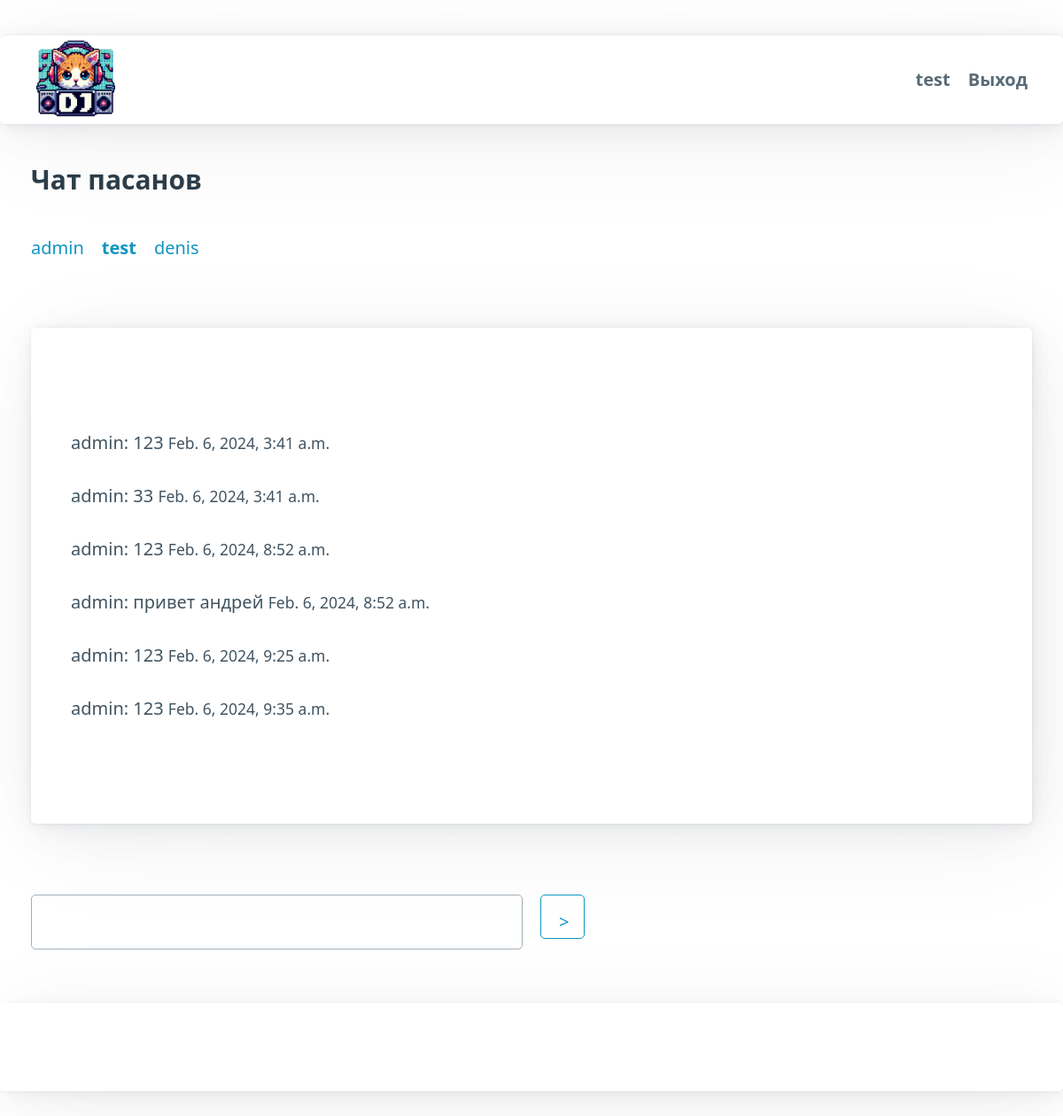
The app's page /chats/chat_3/ (signed in) with its own data.
### chats/models.py (models this page shows, shortened)
class Chat(models.Model):
    room_name = models.AutoField(primary_key=True)  # Добавьте поле room_name
    name = models.CharField(max_length=255, default='test chat')
    participants = models.ManyToManyField(User, related_name='chats')
    created_at = models.DateTimeField(auto_now_add=True)

class Message(models.Model):
    chat = models.ForeignKey(Chat, related_name='messages', on_delete=models.CASCADE)
    author = models.ForeignKey(User, related_name='messages', on_delete=models.CASCADE)
    text = models.TextField()
    created_at = models.DateTimeField(auto_now_add=True)

### chats/views.py (the view)
# urls.py: path('chats/chat_<int:pk>/', views.chat_detail, name='chat_detail'),
@login_required
def chat_detail(request, pk):
    chat = Chat.objects.get(pk=pk)
    participants = chat.participants.all()  # Получаем всех участников чата
    return render(request, 'chats/chat_detail.html', {'chat': chat, 'username': request.user.username, 'participants': participants})

### templates/chats/chat_detail.html (shortened to what this page needs)
{% extends 'base.html' %}
{% load static %}
{% block content %}
    <h3>{{ chat.name }}</h3>
    <div id="chat-participants">
        <nav>
            <ul>
                {% for participant in participants %}
                    {% if participant.username == username %}
                        <li><strong><a>{{ participant.username }}</a></strong></li>
                    {% else %}
                        <li><a>{{ participant.username }}</a></li>
                    {% endif %}
                {% endfor %}
            </ul>
        </nav>
    </div>
    <form id="message-form" data-username="{{username}}" data-chat-id="{{chat.room_name}}">
        <article>
            <div id="chat-messages">
                {% for message in chat.messages.all %}
                    <div class="message-item" id="message-{{ message.id }}">
                        <p>{{ message.author.username }}: {{ message.text }} <small>{{ message.created_at }}</small></p>
                    </div>
                {% endfor %}
            </div>
        </article>
        <div class="grid">
            <div><input id="message-input" type="text" style="flex-grow: 1; margin-right: 10px;" /></div>
            <div><button type="submit" class="outline" style="width: 50px; height: 50px;">></button></div>
        </div>
    </form>
{% endblock %}

### templates/base.html (shortened to what this page needs)
{% load static %}
<!DOCTYPE html>
<html>
<head>
    <link rel="stylesheet" href="{% static 'pico-1.5.11/css/pico.min.css' %}">
</head>
<body class="text-light">
    <article>
        <nav class="container text-light py-2 my-2">
            <ul>
                <li><strong> <a href="{% url 'chat_list' %}"><img src="{% static 'images/djcatnew.png' %}" style="width: 90px; height: 90px;" alt="Brand Logo"></a></strong></li>
            </ul>
            <ul>
                <li><a href="{% url 'chat_list' %}" class="secondary"><strong>{{username}}</strong> </a></li>
                <li><a href="" class="secondary"><strong>Выход</strong> </a></li>
            </ul>
        </nav>
    </article>
    <main class="container">
        <div class="container py-2 my-2 text-dark">
            {% block content %}
            {% endblock %}
        </div>
    </main>
    <article>
        <nav>
            <li></li>
            <li></li>
            <li><a href="https://github.com/krinyo/dj_chat"><img src="{% static 'images/github-mark-white.png' %}" style="width: 20px; height: 20px;" alt=""></a></li>
        </nav>
    </article>
</body>
</html>

### templates/base.html (style rules this page uses)
#chat-messages { max-height: 400px; overflow-y: auto; padding: 5px; border-radius: 5px; scrollbar-width: thin; scrollbar-color: #11191F #141E26; }
* { scrollbar-width: thin; scrollbar-color: #11191F #141E26; }
.message-item { margin-bottom: 10px; }
nav { height: 20px; }
main.container { padding: 0px; }

### records on screen
Chat: name "Чат пасанов"
Message: author.username "admin", text "123", created_at "Feb. 6, 2024, 3:41 a.m."
Message: author.username "admin", text "33", created_at "Feb. 6, 2024, 3:41 a.m."
Message: author.username "admin", text "123", created_at "Feb. 6, 2024, 8:52 a.m."
Message: author.username "admin", text "привет андрей", created_at "Feb. 6, 2024, 8:52 a.m."
Message: author.username "admin", text "123", created_at "Feb. 6, 2024, 9:25 a.m."
Message: author.username "admin", text "123", created_at "Feb. 6, 2024, 9:35 a.m."

### other values on screen
{{ username }} "test"
{{ participant.username }} "admin"
{{ participant.username }} "test"
{{ participant.username }} "denis"
